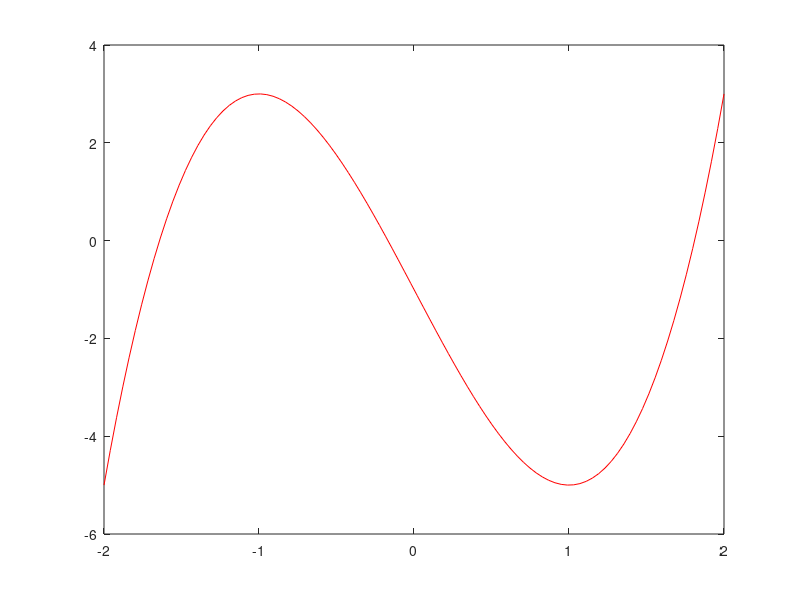

The MATLAB source for this figure: (Note: this script raises an error after producing the figure.)
%1-1
x=linspace(-2,2); % set the x-values
y=2*(x.^3)-6*x-1; % the given function
plot(x,y,'r')



%1-2
syms x
f = @(x) (2*(x^3))- (6*x) -1; % the given function
% using the Intermediate-Value theorem
% to check the intervals that contain a zero

for i=-2:2
if f(i)*f(i+1)<0 %checking the signs at both end points in interval of length one
interval = [i,i+1]; % print the inverval with opposite signs at end points
a=i; b=i+1;
while (b-a)/2>10^-3
c = (a + b)/2;
fa = f(a);
fc = f(c);
if fa*fc < 0
a = c;
else
b = c;
end
end
c = (a + b)/2;

end

end
fprintf('%.3f',c)


